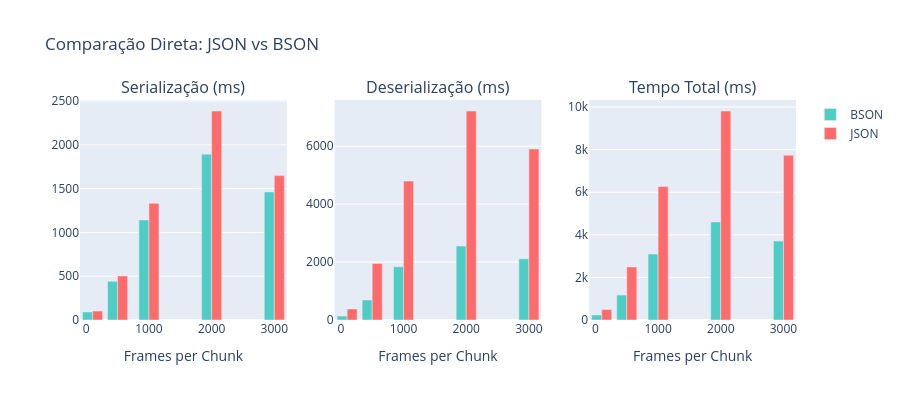

Source (notebook cell):
### Markdown cell above
## 2. Comparação Direta - Bar Charts

Comparação lado a lado entre JSON e BSON através de gráficos de barras agrupados e empilhados.

### Code cell
# Grouped Bar Chart - Comparação direta por frames/chunk
def create_grouped_bar_chart():
    # Selecionar alguns valores representativos de framesPerChunk
    selected_frames = [100, 500, 1000, 2000, 3000]
    df_filtered = df[df['framesPerChunk'].isin(selected_frames)]
    
    # Agregar dados
    df_agg = df_filtered.groupby(['format', 'framesPerChunk']).agg({
        'serialization_ms': 'mean',
        'deserialization_ms': 'mean',
        'total_ms': 'mean'
    }).reset_index()
    
    fig = make_subplots(
        rows=1, cols=3,
        subplot_titles=('Serialização (ms)', 'Deserialização (ms)', 'Tempo Total (ms)')
    )
    
    colors = {'JSON': '#FF6B6B', 'BSON': '#4ECDC4'}
    
    for i, metric in enumerate(['serialization_ms', 'deserialization_ms', 'total_ms'], 1):
        for format_name in df_agg['format'].unique():
            data = df_agg[df_agg['format'] == format_name]
            fig.add_trace(
                go.Bar(x=data['framesPerChunk'], y=data[metric], 
                      name=f'{format_name}', 
                      marker_color=colors[format_name],
                      showlegend=(i==1)),
                row=1, col=i
            )
    
    fig.update_layout(
        height=400, 
        title_text="Comparação Direta: JSON vs BSON",
        barmode='group'
    )
    fig.update_xaxes(title_text="Frames per Chunk")
    
    return fig

grouped_bar_fig = create_grouped_bar_chart()
grouped_bar_fig.show()

### Figure 1 — Plotly figure (JSON) as saved in the notebook; plotly's stock layout.template omitted (floating-point values rounded to 4 significant figures)
{"data": [{"marker": {"color": "#4ECDC4"}, "name": "BSON", "showlegend": true, "type": "bar", "x": [100, 500, 1000, 2000, 3000], "xaxis": "x", "y": [91.5, 441.7, 1143.0, 1894.0, 1462.0], "yaxis": "y"}, {"marker": {"color": "#FF6B6B"}, "name": "JSON", "showlegend": true, "type": "bar", "x": [100, 500, 1000, 2000, 3000], "xaxis": "x", "y": [101.8, 503.4, 1333.0, 2387.0, 1649.0], "yaxis": "y"}, {"marker": {"color": "#4ECDC4"}, "name": "BSON", "showlegend": false, "type": "bar", "x": [100, 500, 1000, 2000, 3000], "xaxis": "x2", "y": [136.0, 692.3, 1836.0, 2556.0, 2115.0], "yaxis": "y2"}, {"marker": {"color": "#FF6B6B"}, "name": "JSON", "showlegend": false, "type": "bar", "x": [100, 500, 1000, 2000, 3000], "xaxis": "x2", "y": [380.5, 1954.0, 4797.0, 7216.0, 5906.0], "yaxis": "y2"}, {"marker": {"color": "#4ECDC4"}, "name": "BSON", "showlegend": false, "type": "bar", "x": [100, 500, 1000, 2000, 3000], "xaxis": "x3", "y": [235.3, 1169.0, 3096.0, 4606.0, 3705.0], "yaxis": "y3"}, {"marker": {"color": "#FF6B6B"}, "name": "JSON", "showlegend": false, "type": "bar", "x": [100, 500, 1000, 2000, 3000], "xaxis": "x3", "y": [490.3, 2490.0, 6269.0, 9811.0, 7735.0], "yaxis": "y3"}], "layout": {"annotations": [{"font": {"size": 16}, "showarrow": false, "text": "Serialização (ms)", "x": 0.1444, "xanchor": "center", "xref": "paper", "y": 1, "yanchor": "bottom", "yref": "paper"}, {"font": {"size": 16}, "showarrow": false, "text": "Deserialização (ms)", "x": 0.5, "xanchor": "center", "xref": "paper", "y": 1, "yanchor": "bottom", "yref": "paper"}, {"font": {"size": 16}, "showarrow": false, "text": "Tempo Total (ms)", "x": 0.8556, "xanchor": "center", "xref": "paper", "y": 1, "yanchor": "bottom", "yref": "paper"}], "barmode": "group", "height": 400, "title": {"text": "Comparação Direta: JSON vs BSON"}, "xaxis": {"anchor": "y", "domain": [0, 0.2889], "title": {"text": "Frames per Chunk"}}, "xaxis2": {"anchor": "y2", "domain": [0.3556, 0.6444], "title": {"text": "Frames per Chunk"}}, "xaxis3": {"anchor": "y3", "domain": [0.7111, 1], "title": {"text": "Frames per Chunk"}}, "yaxis": {"anchor": "x", "domain": [0, 1]}, "yaxis2": {"anchor": "x2", "domain": [0, 1]}, "yaxis3": {"anchor": "x3", "domain": [0, 1]}}}
